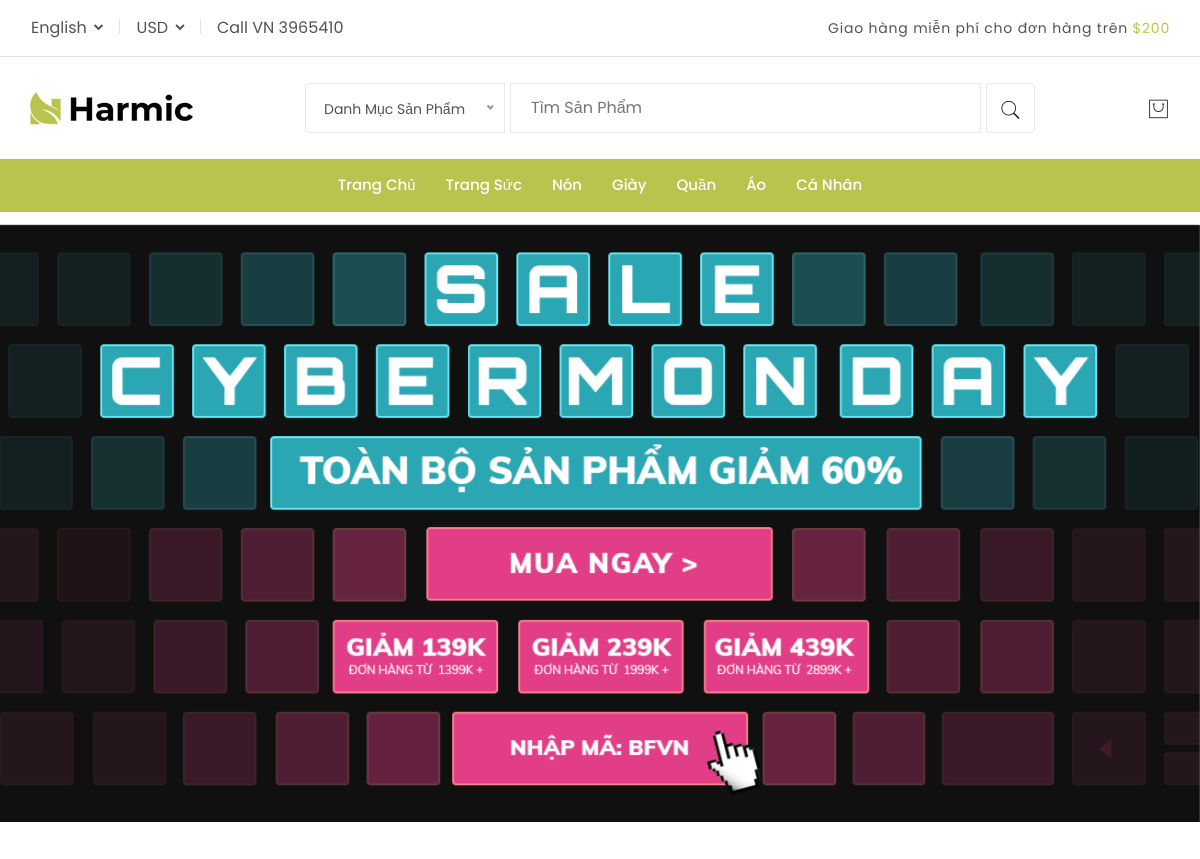
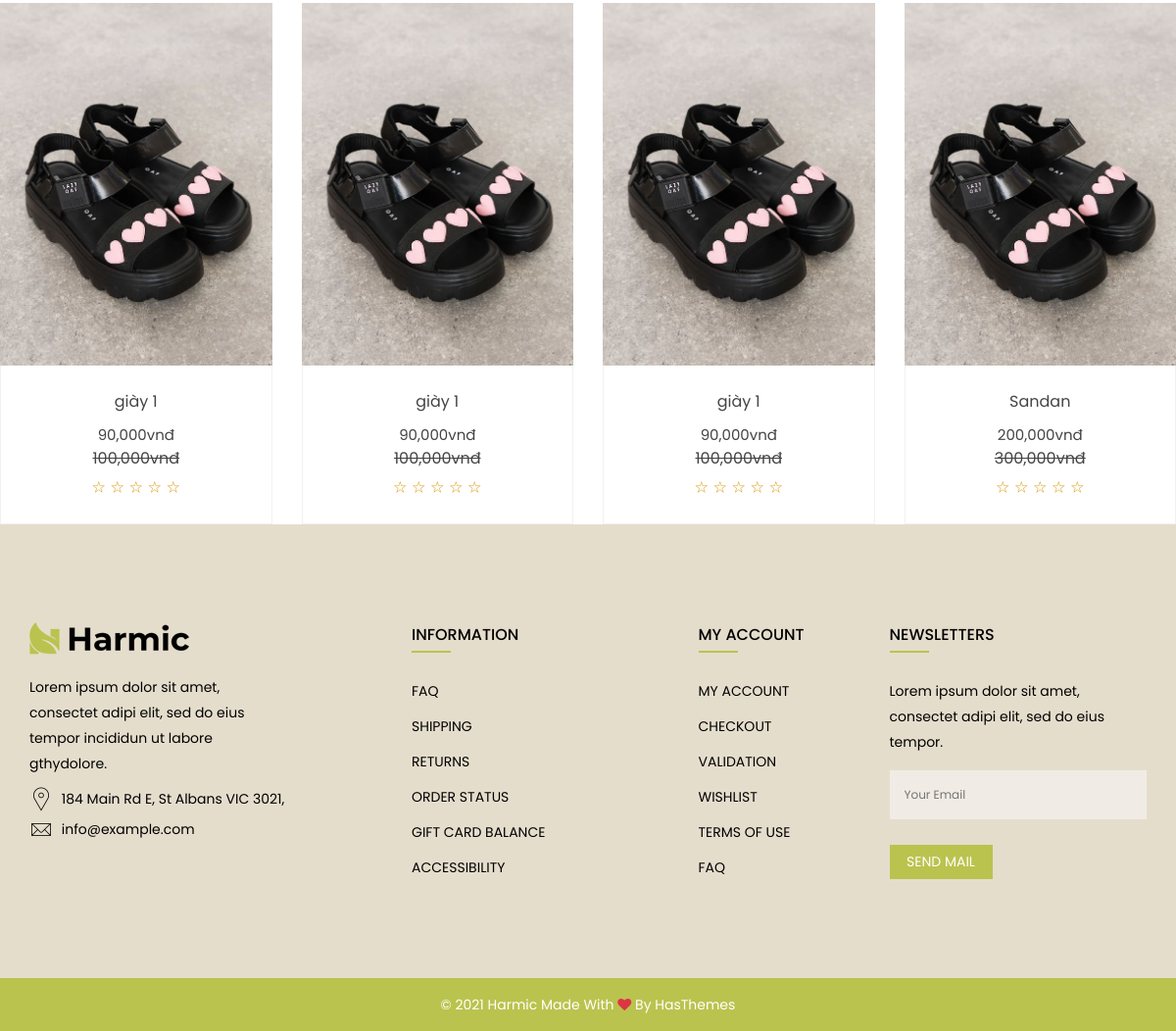
/?quanly=danhmuc&id=3, run on the app's committed database (2 pictures, top to bottom).
### tables this page shows
CREATE TABLE `tbl_category` (
  `category_id` int(11) NOT NULL,
  `category_name` varchar(50) NOT NULL
);

CREATE TABLE `slider` (
  `slider_id` int(11) NOT NULL,
  `slider_image` varchar(100) NOT NULL,
  `slider_active` int(11) NOT NULL DEFAULT 1
);

CREATE TABLE `tbl_sanpham` (
  `sanpham_id` int(11) NOT NULL,
  `category_id` int(11) NOT NULL,
  `sanpham_name` varchar(2500) NOT NULL,
  `sanpham_chitiet` text NOT NULL,
  `sanpham_mota` text NOT NULL,
  `sanpham_gia` varchar(100) NOT NULL,
  `sanpham_giakhuyenmai` varchar(100) NOT NULL,
  `sanpham_active` int(11) NOT NULL,
  `sanpham_hot` int(11) NOT NULL,
  `sanpham_soluong` int(11) NOT NULL,
  `sanpham_image` varchar(50) NOT NULL
);

### include/danhmuc.php (the view)
<?php
if (isset($_GET['id'])) {
    $id = $_GET['id'];
} else {
    $id = '';
}
$sql_cate = mysqli_query($con, "SELECT *FROM  tbl_category,tbl_sanpham WHERE tbl_category.category_id=tbl_sanpham.category_id
AND tbl_sanpham.category_id ='$id' ORDER BY tbl_sanpham.sanpham_id DESC");
?>
<div class="tab-content text-charcoal pt-8">
    <div class="tab-pane fade show active" id="grid-view" role="tabpanel" aria-labelledby="grid-view-tab">
        <div class="product-grid-view row">
            <?php
            while ($row_sanpham = mysqli_fetch_array($sql_cate)) {
                ?>
                <div class="col-xl-3 col-lg-4 col-sm-6">
                    <div class="product-item">
                        <div class="product-img img-zoom-effect">
                            <a href="?quanly=chitietsp&id=<?php echo $row_sanpham['sanpham_id'] ?>">
                                <img class="img-full" src="assets/images/anh/<?php echo $row_sanpham['sanpham_image'] ?>"
                                    alt="Product Images">
                            </a>
                        </div>
                        <div class="product-content">
                            <a class="product-name" href="?quanly=chitietsp&id=<?php echo $row_sanpham['sanpham_id'] ?>">
                                <?php echo $row_sanpham['sanpham_name'] ?>
                            </a>
                            <div class="price-box pb-1">
                                <span class="new-price">
                                    <?php echo number_format($row_sanpham['sanpham_giakhuyenmai']) . 'vnđ' ?>
                                </span>
                                <br>
                                <del>
                                    <?php echo number_format($row_sanpham['sanpham_gia']) . 'vnđ' ?>
                                </del>
                            </div>
                            <div class="rating-box">
                                <ul>
                                    <li><i class="pe-7s-star"></i></li>
                                    <li><i class="pe-7s-star"></i></li>
                                    <li><i class="pe-7s-star"></i></li>
                                    <li><i class="pe-7s-star"></i></li>
                                    <li><i class="pe-7s-star"></i></li>
                                </ul>
                            </div>
                        </div>
                    </div>
                </div>
                <?php
            }
            ?>
        </div>
    </div>
</div>

### index.php (shortened to what this page needs)
<?php
 include_once('db/connect.php');
?>
<!DOCTYPE html>
<html lang="zxx">
<head>
    <link rel="stylesheet" href="assets/css/vendor/font-awesome.min.css" />
    <link rel="stylesheet" href="assets/css/vendor/Pe-icon-7-stroke.css" />
    <link rel="stylesheet" href="assets/css/plugins/animate.min.css">
    <link rel="stylesheet" href="assets/css/plugins/jquery-ui.min.css">
    <link rel="stylesheet" href="assets/css/plugins/swiper-bundle.min.css">
    <link rel="stylesheet" href="assets/css/plugins/nice-select.css">
    <link rel="stylesheet" href="assets/css/plugins/magnific-popup.min.css" />
    <link rel="stylesheet" href="assets/css/style.css">
</head>
<body>
    <div class="main-wrapper">
        <header class="main-header_area position-relative">
            <?php
            include('include/topbar.php');
            include('include/menu.php');
            include('include/slider.php');
            if(isset($_GET['quanly']))
            {
                $tam=$_GET['quanly'];
            }else{
                $tam= '';
            }
            if( $tam =='danhmuc')
            {
                include('include/danhmuc.php');
            }elseif($tam=='chitietsp'){
                include('include/chitietsp.php');
            }elseif($tam=='giohang'){
                include('include/giohang.php');
            }
            elseif($tam=='timkiem'){
                include('include/timkiem.php');
            }
            elseif($tam=='xemdonhang'){
                include('include/xemdonhang.php');
            }
            else{
                include('include/home.php');
            }
            include('include/footer.php');
            ?>
        </header>
    </div>
</body>
</html>

### include/topbar.php (shortened to what this page needs)
<div class="header-top border-bottom d-none d-md-block">
                <div class="container">
                    <div class="row align-items-center">
                        <div class="col-6">
                            <div class="header-top-left">
                                <ul class="dropdown-wrap text-matterhorn">
                                    <li class="dropdown">
                                        <button class="btn btn-link dropdown-toggle ht-btn" type="button" id="languageButton" data-bs-toggle="dropdown" aria-expanded="false">
                                            English
                                        </button>
                                    </li>
                                    <li class="dropdown">
                                        <button class="btn btn-link dropdown-toggle ht-btn" type="button" id="currencyButton" data-bs-toggle="dropdown" aria-expanded="false">
                                            USD
                                        </button>
                                    </li>
                                    <li>
                                        Call VN
                                        <a href="tel://3965410">3965410</a>
                                    </li>
                                </ul>
                            </div>
                        </div>
                        <div class="col-6">
                            <div class="header-top-right text-matterhorn">
                                <p class="shipping mb-0">Giao hàng miễn phí cho đơn hàng trên <span>$200</span></p>
                            </div>
                        </div>
                    </div>
                </div>
            </div>

### include/menu.php (shortened to what this page needs)
<div class="header-middle py-5">
    <div class="container">
        <div class="row align-items-center">
            <div class="col-lg-12">
                <div class="header-middle-wrap">
                    <a href="index.php" class="header-logo">
                        <img src="../assets/images/logo/dark.png" alt="Header Logo">
                    </a>
                    <div class="header-search-area d-none d-lg-block">
                        <form action="index.php?quanly=timkiem" class="header-searchbox" method="POST">
                            <input class="input-field" type="search" name="search_product" placeholder="Tìm Sản Phẩm">
                            <button class="btn btn-outline-whisper btn-primary-hover" type="submit" name="search_button"><i
                                    class="pe-7s-search"></i></button>
                        </form>
                    </div>
                    <div class="header-right">
                        <ul>
                            <li class="d-none d-md-block">
                                <a href="index.php?quanly=giohang" >
                                    <i class="pe-7s-shopbag"></i>
                                </a>
                            </li>
                        </ul>
                    </div>
                </div>
            </div>
        </div>
    </div>
</div>
<div class="main-header header-sticky" data-bg-color="#bac34e">
    <div class="container">
        <div class="main-header_nav position-relative">
            <div class="row align-items-center">
                <div class="col-lg-12 d-none d-lg-block">
                    <div class="main-menu">
                        <nav class="main-nav">
                            <ul>
                                <li class="drop-holder">
                                    <a href="../index.php">Trang Chủ
                                    </a>
                                </li>
                                <?php
                                $sql_category_danhmuc = mysqli_query($con, 'SELECT * FROM tbl_category ORDER BY category_id DESC');
                                while ($row_category_danhmuc = mysqli_fetch_array($sql_category_danhmuc)) {
                                    ?>
                                    <li class="drop-holder">
                                        <a href="?quanly=danhmuc&id=<?php echo $row_category_danhmuc['category_id'] ?>">
                                            <?php echo $row_category_danhmuc['category_name'] ?>
                                        </a>
                                    </li>
                                    <?php
                                }
                                ?>
                            <li>
                                <a href="login.php">Cá Nhân</a>
                            </li>
                            </ul>
                        </nav>
                    </div>
                </div>
            </div>
        </div>
    </div>
</div>

### include/slider.php (shortened to what this page needs)
<div class="slider-area">
            <?php
                $sql_slider=mysqli_query($con,"SELECT * FROM slider WHERE slider_active='1' ORDER BY slider_id");
                while($row_slider=mysqli_fetch_array($sql_slider)){
            ?>
            <div class="swiper-container main-slider swiper-arrow with-bg_white">
                <div class="swiper-wrapper">
                    <div class="swiper-slide animation-style-01">
                        <div  class="slide-inner bg-height" data-bg-image="assets/images/anh/silde1.jpg">
                        </div>
                    </div>
                </div>
                <?php
                }
                ?>
            </div>
        </div>

### include/footer.php
<div class="footer-area">
            <div class="footer-top section-space-y-axis-100 text-black" data-bg-color="#e5ddcc">
                <div class="container">
                    <div class="row">
                        <div class="col-lg-3 col-md-6">
                            <div class="widget-item">
                                <div class="footer-logo pb-4">
                                    <a href="index.html">
                                        <img src="../assets/images/logo/dark.png" alt="Logo">
                                    </a>
                                </div>
                                <p class="short-desc mb-2">Lorem ipsum dolor sit amet, consectet adipi elit, sed do eius tempor incididun ut labore gthydolore. </p>
                                <div class="widget-contact-info pb-6">
                                    <ul>
                                        <li>
                                            <i class="pe-7s-map-marker"></i>
                                            184 Main Rd E, St Albans VIC 3021,
                                        </li>
                                        <li>
                                            <i class="pe-7s-mail"></i>
                                            <a href="mailto://info@example.com">info@example.com</a>
                                        </li>
                                    </ul>
                                </div>
                            </div>
                        </div>
                        <div class="col-lg-2 offset-lg-1 col-md-6 pt-10 pt-lg-0">
                            <div class="widget-item">
                                <h3 class="widget-title mb-5">Information</h3>
                                <ul class="widget-list-item">
                                    <li>
                                        <a href="javascript:void(0)">FAQ</a>
                                    </li>
                                    <li>
                                        <a href="javascript:void(0)">Shipping</a>
                                    </li>
                                    <li>
                                        <a href="javascript:void(0)">Returns</a>
                                    </li>
                                    <li>
                                        <a href="javascript:void(0)">Order Status</a>
                                    </li>
                                    <li>
                                        <a href="javascript:void(0)">Gift Card Balance</a>
                                    </li>
                                    <li>
                                        <a href="javascript:void(0)">Accessibility</a>
                                    </li>
                                </ul>
                            </div>
                        </div>
                        <div class="col-lg-2 offset-lg-1 col-md-6 pt-10 pt-lg-0">
                            <div class="widget-item">
                                <h3 class="widget-title mb-5">My Account</h3>
                                <ul class="widget-list-item">
                                    <li>
                                        <a href="javascript:void(0)">My Account</a>
                                    </li>
                                    <li>
                                        <a href="javascript:void(0)">Checkout</a>
                                    </li>
                                    <li>
                                        <a href="javascript:void(0)">Validation</a>
                                    </li>
                                    <li>
                                        <a href="javascript:void(0)">Wishlist</a>
                                    </li>
                                    <li>
                                        <a href="javascript:void(0)">Terms of Use</a>
                                    </li>
                                    <li>
                                        <a href="javascript:void(0)">FAQ</a>
                                    </li>
                                </ul>
                            </div>
                        </div>
                        <div class="col-lg-3 col-md-6 pt-10 pt-lg-0">
                            <div class="widget-item">
                                <h3 class="widget-title mb-5">Newsletters</h3>
                                <p class="short-desc">Lorem ipsum dolor sit amet, consectet adipi elit, sed do eius tempor.</p>
                            </div>
                            <div class="widget-form-area">
                                <form class="widget-form" action="#">
                                    <input class="input-field" type="email" autocomplete="off" placeholder="Your Email">
                                    <div class="button-wrap pt-5">
                                        <button class="btn btn-custom-size btn-primary btn-secondary-hover rounded-0" id="mc-submit">Send Mail</button>
                                    </div>
                                </form>
                            </div>
                        </div>
                    </div>
                </div>
            </div>
            <div class="footer-bottom py-3" data-bg-color="#bac34e">
                <div class="container">
                    <div class="row">
                        <div class="col-lg-12">
                            <div class="copyright">
                                <span class="copyright-text text-white">© 2021 Harmic Made with <i class="fa fa-heart text-danger"></i> by  <a href="https://hasthemes.com/" target="_blank">HasThemes</a> </span>
                            </div>
                        </div>
                    </div>
                </div>
            </div>
        </div>

### data on the page
tbl_category: category_name "Trang Sức"
tbl_category: category_name "Nón"
tbl_category: category_name "Giày"
tbl_category: category_name "Quần"
tbl_category: category_name "Áo"
tbl_sanpham: sanpham_image (picture), sanpham_name "giày 1", sanpham_giakhuyenmai "90,000", sanpham_gia "100,000"
tbl_sanpham: sanpham_image (picture), sanpham_name "giày 1", sanpham_giakhuyenmai "90,000", sanpham_gia "100,000"
tbl_sanpham: sanpham_image (picture), sanpham_name "giày 1", sanpham_giakhuyenmai "90,000", sanpham_gia "100,000"
tbl_sanpham: sanpham_image (picture), sanpham_name "Sandan", sanpham_giakhuyenmai "200,000", sanpham_gia "300,000"
